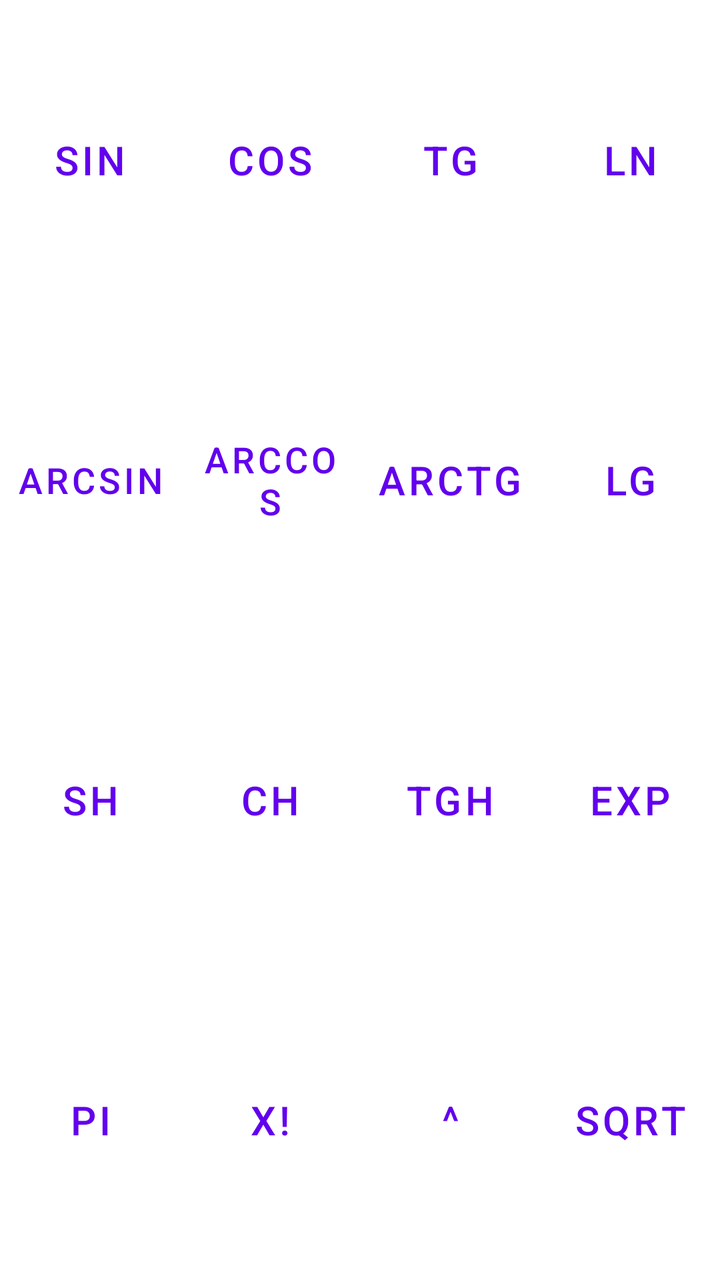
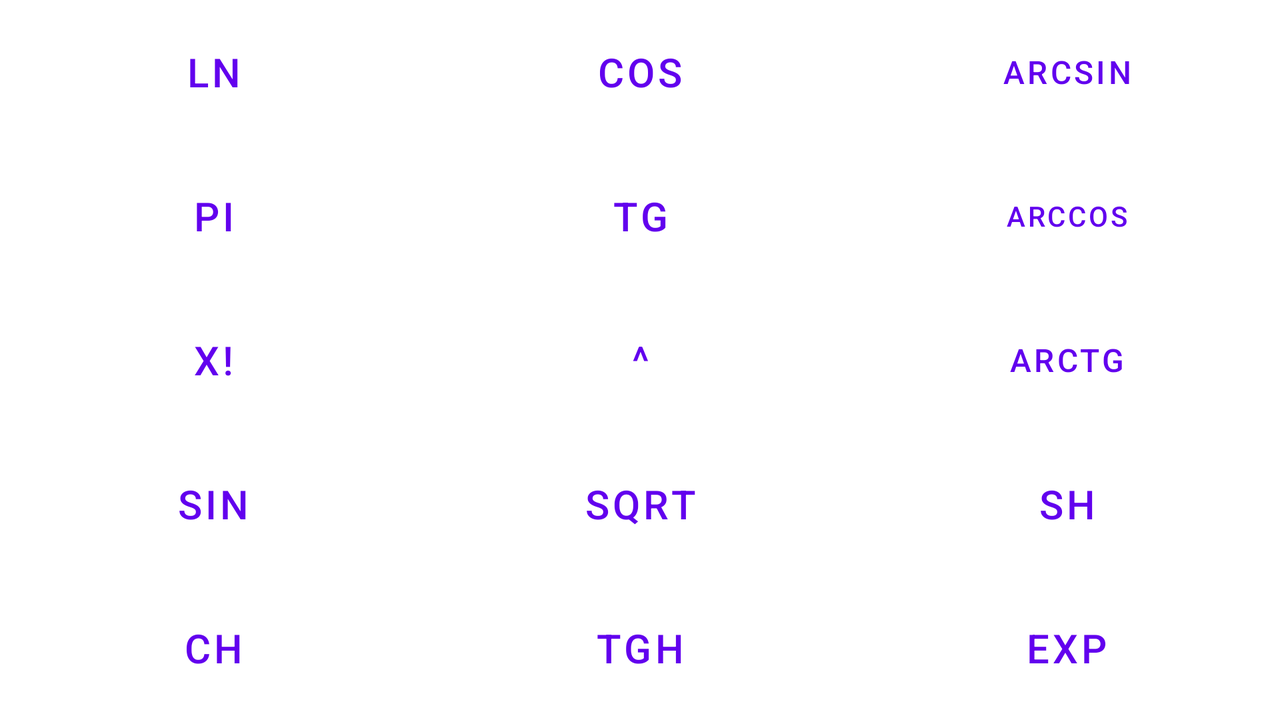

Compare how this app lays out the same screen by default and in its alternative resource folder. The renders come first, then the two layout files and the values they reference.
<!-- AndroidManifest.xml: application theme Theme.TabataTimer -->
<!-- res/layout/fragment_scientific_functions.xml -->
<?xml version="1.0" encoding="utf-8"?>
<LinearLayout xmlns:android="http://schemas.android.com/apk/res/android"
    xmlns:app="http://schemas.android.com/apk/res-auto"
    xmlns:tools="http://schemas.android.com/tools"
    android:layout_width="match_parent"
    android:layout_height="match_parent"
    android:orientation="vertical">

    <LinearLayout
        android:layout_width="match_parent"
        android:layout_height="0dp"
        android:layout_weight="1"
        android:orientation="horizontal">

        <Button
            android:id="@+id/buttonSin"
            android:layout_width="0dp"
            android:layout_height="match_parent"
            android:layout_weight="1"
            android:insetTop="0dp"
            android:insetBottom="0dp"
            android:text="sin"
            android:textSize="20sp"
            style="?android:attr/buttonBarButtonStyle" />

        <Button
            android:id="@+id/buttonCos"
            android:layout_width="0dp"
            android:layout_height="match_parent"
            android:layout_weight="1"
            android:insetTop="0dp"
            android:insetBottom="0dp"
            android:text="cos"
            android:textSize="20sp"
            style="?android:attr/buttonBarButtonStyle" />

        <Button
            android:id="@+id/buttonTan"
            android:layout_width="0dp"
            android:layout_height="match_parent"
            android:layout_weight="1"
            android:insetTop="0dp"
            android:insetBottom="0dp"
            android:text="tg"
            android:textSize="20sp"
            style="?android:attr/buttonBarButtonStyle" />

        <Button
            android:id="@+id/buttonLn"
            android:layout_width="0dp"
            android:layout_height="match_parent"
            android:layout_weight="1"
            android:insetTop="0dp"
            android:insetBottom="0dp"
            android:text="ln"
            android:textSize="20sp"
            style="?android:attr/buttonBarButtonStyle"/>

    </LinearLayout>


    <LinearLayout
        android:layout_width="match_parent"
        android:layout_height="0dp"
        android:layout_weight="1"
        android:orientation="horizontal">

        <Button
            android:id="@+id/buttonASin"
            android:layout_width="0dp"
            android:layout_height="match_parent"
            android:layout_weight="1"
            android:insetTop="0dp"
            android:insetBottom="0dp"
            android:text="arcsin"
            android:textSize="18sp"
            style="?android:attr/buttonBarButtonStyle" />

        <Button
            android:id="@+id/buttonACos"
            android:layout_width="0dp"
            android:layout_height="match_parent"
            android:layout_weight="1"
            android:insetTop="0dp"
            android:insetBottom="0dp"
            android:text="arccos"
            android:textSize="18sp"
            style="?android:attr/buttonBarButtonStyle" />

        <Button
            android:id="@+id/buttonATan"
            android:layout_width="0dp"
            android:layout_height="match_parent"
            android:layout_weight="1"
            android:insetTop="0dp"
            android:insetBottom="0dp"
            android:text="arctg"
            android:textSize="20sp"
            style="?android:attr/buttonBarButtonStyle" />

        <Button
            android:id="@+id/buttonLg"
            android:layout_width="0dp"
            android:layout_height="match_parent"
            android:layout_weight="1"
            android:insetTop="0dp"
            android:insetBottom="0dp"
            android:text="lg"
            android:textSize="20sp"
            style="?android:attr/buttonBarButtonStyle"/>

    </LinearLayout>

    <LinearLayout
        android:layout_width="match_parent"
        android:layout_height="0dp"
        android:layout_weight="1"
        android:orientation="horizontal">

        <Button
            android:id="@+id/buttonSinh"
            android:layout_width="0dp"
            android:layout_height="match_parent"
            android:layout_weight="1"
            android:insetTop="0dp"
            android:insetBottom="0dp"
            android:text="sh"
            android:textSize="20sp"
            style="?android:attr/buttonBarButtonStyle" />

        <Button
            android:id="@+id/buttonCosh"
            android:layout_width="0dp"
            android:layout_height="match_parent"
            android:layout_weight="1"
            android:insetTop="0dp"
            android:insetBottom="0dp"
            android:text="ch"
            android:textSize="20sp"
            style="?android:attr/buttonBarButtonStyle" />

        <Button
            android:id="@+id/buttonTanh"
            android:layout_width="0dp"
            android:layout_height="match_parent"
            android:layout_weight="1"
            android:insetTop="0dp"
            android:insetBottom="0dp"
            android:text="tgh"
            android:textSize="20sp"
            style="?android:attr/buttonBarButtonStyle" />

        <Button
            android:id="@+id/buttonExp"
            android:layout_width="0dp"
            android:layout_height="match_parent"
            android:layout_weight="1"
            android:insetTop="0dp"
            android:insetBottom="0dp"
            android:text="exp"
            android:textSize="20sp"
            style="?android:attr/buttonBarButtonStyle"/>

    </LinearLayout>

    <LinearLayout
        android:layout_width="match_parent"
        android:layout_height="0dp"
        android:layout_weight="1"
        android:orientation="horizontal">

        <Button
            android:id="@+id/buttonPi"
            android:layout_width="0dp"
            android:layout_height="match_parent"
            android:layout_weight="1"
            android:insetTop="0dp"
            android:insetBottom="0dp"
            android:text="pi"
            android:textSize="20sp"
            style="?android:attr/buttonBarButtonStyle" />

        <Button
            android:id="@+id/buttonFact"
            android:layout_width="0dp"
            android:layout_height="match_parent"
            android:layout_weight="1"
            android:insetTop="0dp"
            android:insetBottom="0dp"
            android:text="x!"
            android:textSize="20sp"
            style="?android:attr/buttonBarButtonStyle" />

        <Button
            android:id="@+id/buttonPower"
            android:layout_width="0dp"
            android:layout_height="match_parent"
            android:layout_weight="1"
            android:insetTop="0dp"
            android:insetBottom="0dp"
            android:text="^"
            android:textSize="20sp"
            style="?android:attr/buttonBarButtonStyle"/>

        <Button
            android:id="@+id/buttonSqrt"
            android:layout_width="0dp"
            android:layout_height="match_parent"
            android:layout_weight="1"
            android:insetTop="0dp"
            android:insetBottom="0dp"
            android:text="sqrt"
            android:textSize="20sp"
            style="?android:attr/buttonBarButtonStyle"/>

    </LinearLayout>

    

    

    

    
    

    

    
    

</LinearLayout>
<!-- resources referenced by this layout -->
<resources>
  <style name="Theme.TabataTimer" parent="Theme.MaterialComponents.DayNight.DarkActionBar">
          
          <item name="colorPrimary">@color/purple_500</item>
          <item name="colorPrimaryVariant">@color/purple_700</item>
          <item name="colorOnPrimary">@color/white</item>
          
          <item name="colorSecondary">@color/teal_200</item>
          <item name="colorSecondaryVariant">@color/teal_700</item>
          <item name="colorOnSecondary">@color/black</item>
          
          <item name="android:statusBarColor">?attr/colorPrimaryVariant</item>
          
      </style>
</resources>
<!-- res/layout-land/fragment_scientific_functions.xml (the repository's variant of the layout above) -->
<!-- drawn on the phone turned sideways -->
<?xml version="1.0" encoding="utf-8"?>
<LinearLayout xmlns:android="http://schemas.android.com/apk/res/android"
    xmlns:app="http://schemas.android.com/apk/res-auto"
    xmlns:tools="http://schemas.android.com/tools"
    android:layout_width="match_parent"
    android:layout_height="match_parent"
    android:orientation="horizontal">

    <LinearLayout
        android:layout_width="0dp"
        android:layout_height="match_parent"
        android:layout_weight="1"
        android:orientation="vertical">

        <Button
            android:id="@+id/buttonLn"
            android:layout_width="match_parent"
            android:layout_height="0dp"
            android:layout_weight="1"
            android:insetTop="0dp"
            android:insetBottom="0dp"
            android:text="ln"
            android:textSize="20sp"
            style="?android:attr/buttonBarButtonStyle"/>

        <Button
            android:id="@+id/buttonPi"
            android:layout_width="match_parent"
            android:layout_height="0dp"
            android:layout_weight="1"
            android:insetTop="0dp"
            android:insetBottom="0dp"
            android:text="pi"
            android:textSize="20sp"
            style="?android:attr/buttonBarButtonStyle" />

        <Button
            android:id="@+id/buttonFact"
            android:layout_width="match_parent"
            android:layout_height="0dp"
            android:layout_weight="1"
            android:insetTop="0dp"
            android:insetBottom="0dp"
            android:text="x!"
            android:textSize="20sp"
            style="?android:attr/buttonBarButtonStyle" />

        <Button
            android:id="@+id/buttonSin"
            android:layout_width="match_parent"
            android:layout_height="0dp"
            android:layout_weight="1"
            android:insetTop="0dp"
            android:insetBottom="0dp"
            android:text="sin"
            android:textSize="20sp"
            style="?android:attr/buttonBarButtonStyle" />

        <Button
            android:id="@+id/buttonCosh"
            android:layout_width="match_parent"
            android:layout_height="0dp"
            android:layout_weight="1"
            android:insetTop="0dp"
            android:insetBottom="0dp"
            android:text="ch"
            android:textSize="20sp"
            style="?android:attr/buttonBarButtonStyle" />

    </LinearLayout>

    <LinearLayout
        android:layout_width="0dp"
        android:layout_height="match_parent"
        android:layout_weight="1"
        android:orientation="vertical">

        <Button
            android:id="@+id/buttonCos"
            android:layout_width="match_parent"
            android:layout_height="0dp"
            android:layout_weight="1"
            android:insetTop="0dp"
            android:insetBottom="0dp"
            android:text="cos"
            android:textSize="20sp"
            style="?android:attr/buttonBarButtonStyle" />

        <Button
            android:id="@+id/buttonTan"
            android:layout_width="match_parent"
            android:layout_height="0dp"
            android:layout_weight="1"
            android:insetTop="0dp"
            android:insetBottom="0dp"
            android:text="tg"
            android:textSize="20sp"
            style="?android:attr/buttonBarButtonStyle" />

        <Button
            android:id="@+id/buttonPower"
            android:layout_width="match_parent"
            android:layout_height="0dp"
            android:layout_weight="1"
            android:insetTop="0dp"
            android:insetBottom="0dp"
            android:text="^"
            android:textSize="20sp"
            style="?android:attr/buttonBarButtonStyle"/>

        <Button
            android:id="@+id/buttonSqrt"
            android:layout_width="match_parent"
            android:layout_height="0dp"
            android:layout_weight="1"
            android:insetTop="0dp"
            android:insetBottom="0dp"
            android:text="sqrt"
            android:textSize="20sp"
            style="?android:attr/buttonBarButtonStyle"/>

        <Button
            android:id="@+id/buttonTanh"
            android:layout_width="match_parent"
            android:layout_height="0dp"
            android:layout_weight="1"
            android:insetTop="0dp"
            android:insetBottom="0dp"
            android:text="tgh"
            android:textSize="20sp"
            style="?android:attr/buttonBarButtonStyle" />

    </LinearLayout>

    <LinearLayout
        android:layout_width="0dp"
        android:layout_height="match_parent"
        android:layout_weight="1"
        android:orientation="vertical">

        <Button
            android:id="@+id/buttonASin"
            android:layout_width="match_parent"
            android:layout_height="0dp"
            android:layout_weight="1"
            android:insetTop="0dp"
            android:insetBottom="0dp"
            android:text="arcsin"
            android:textSize="16sp"
            style="?android:attr/buttonBarButtonStyle" />

        <Button
            android:id="@+id/buttonACos"
            android:layout_width="match_parent"
            android:layout_height="0dp"
            android:layout_weight="1"
            android:insetTop="0dp"
            android:insetBottom="0dp"
            android:text="arccos"
            android:textSize="14sp"
            style="?android:attr/buttonBarButtonStyle" />

        <Button
            android:id="@+id/buttonATan"
            android:layout_width="match_parent"
            android:layout_height="0dp"
            android:layout_weight="1"
            android:insetTop="0dp"
            android:insetBottom="0dp"
            android:text="arctg"
            android:textSize="16sp"
            style="?android:attr/buttonBarButtonStyle" />

        <Button
            android:id="@+id/buttonSinh"
            android:layout_width="match_parent"
            android:layout_height="0dp"
            android:layout_weight="1"
            android:insetTop="0dp"
            android:insetBottom="0dp"
            android:text="sh"
            android:textSize="20sp"
            style="?android:attr/buttonBarButtonStyle" />

        <Button
            android:id="@+id/buttonExp"
            android:layout_width="match_parent"
            android:layout_height="0dp"
            android:layout_weight="1"
            android:insetTop="0dp"
            android:insetBottom="0dp"
            android:text="exp"
            android:textSize="20sp"
            style="?android:attr/buttonBarButtonStyle"/>

    </LinearLayout>

    

    

    

    
    

    

    
    

</LinearLayout>
